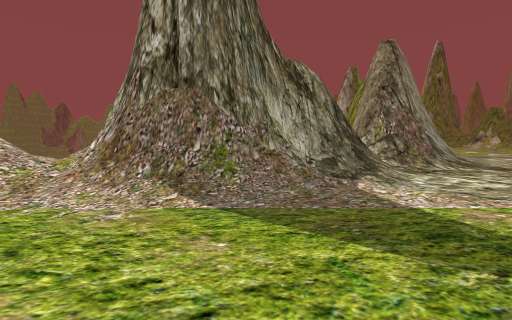
View 1 (above)

21 first-person views from a walk through a Unity game level. The camera is 1.2 m above the floor, tilts 4° down and sees 80° across. The floor is counted in squares, 2 m on a side. Each view is taken from the middle of a square. On the plan, view 1 faces up. The plan holds only what a view shows up to about 9 squares ahead; the rest is blank. The place goes on beyond the plan. Some surface patterns are stand-ins.

View 2
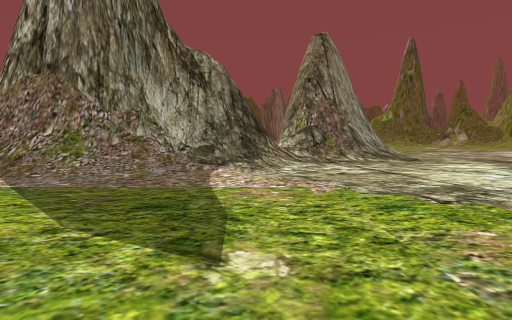

View 3
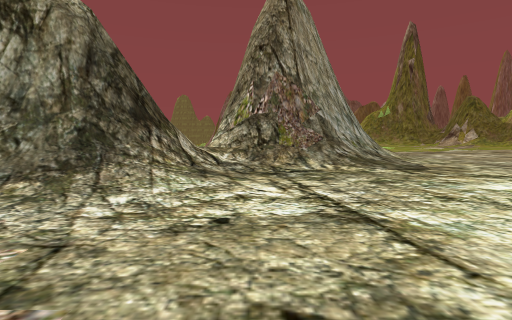

View 4
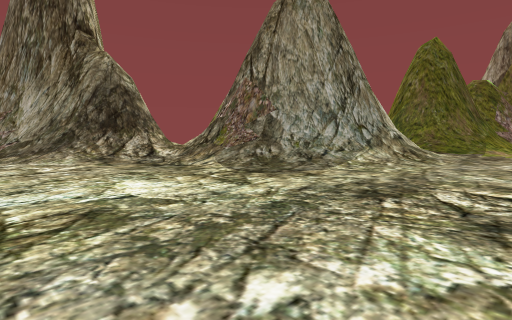

View 5
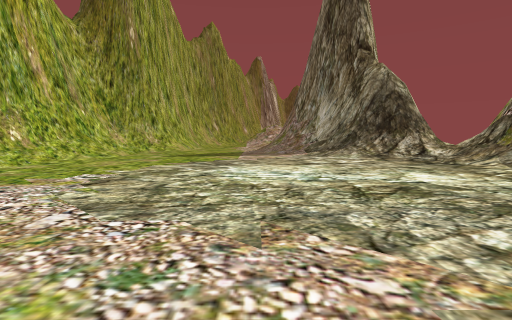

View 6
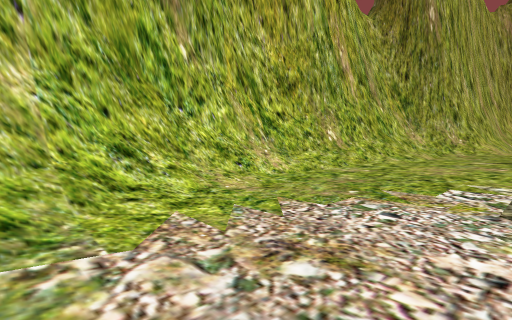

View 7
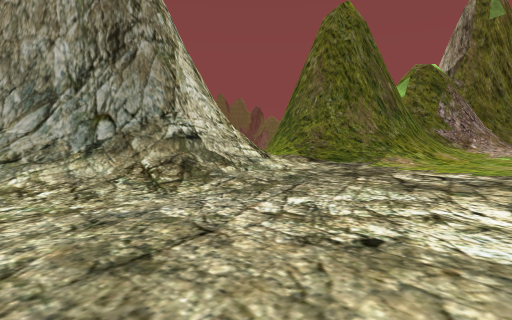

View 8
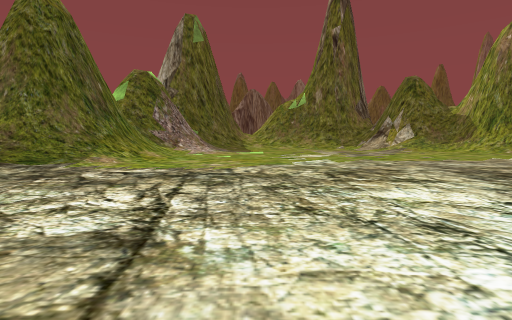

View 9
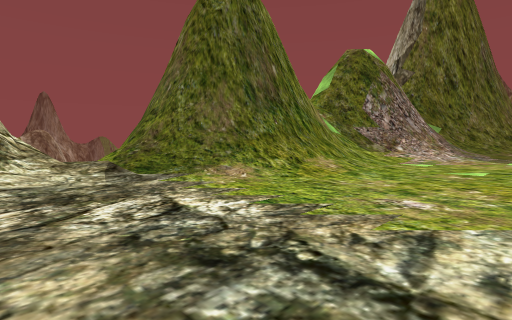

View 10
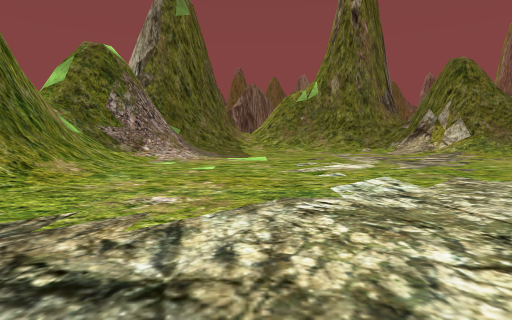

View 11
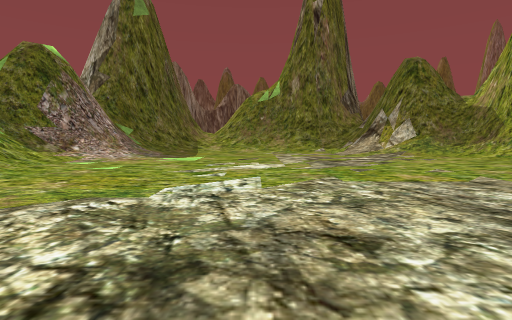

View 12
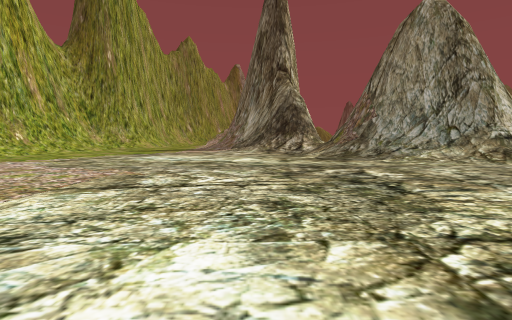

View 13
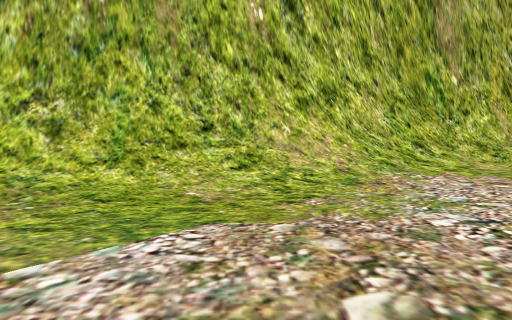

View 14
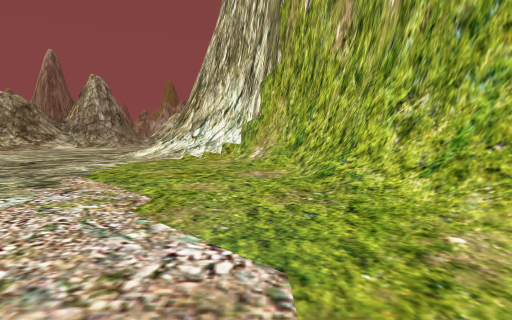

View 15
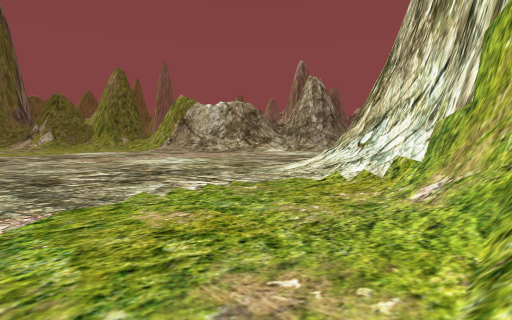

View 16
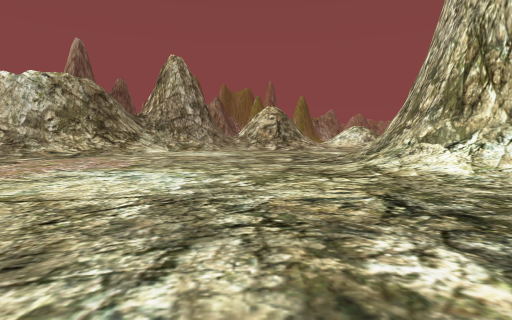

View 17
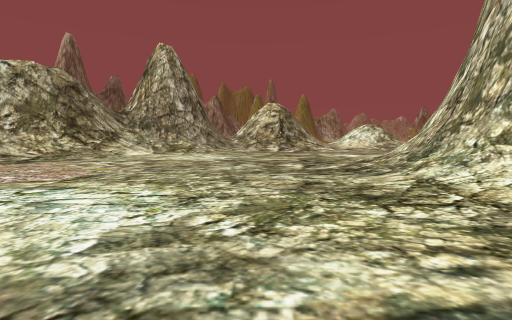

View 18
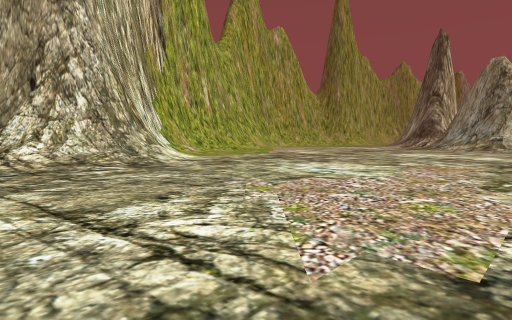

View 19
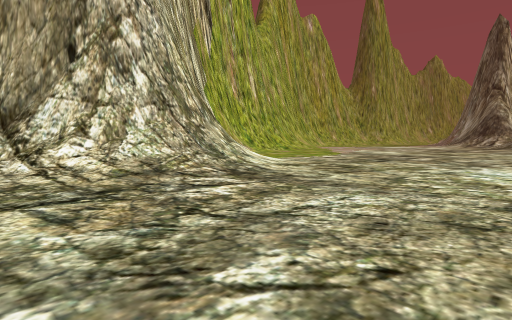

View 20
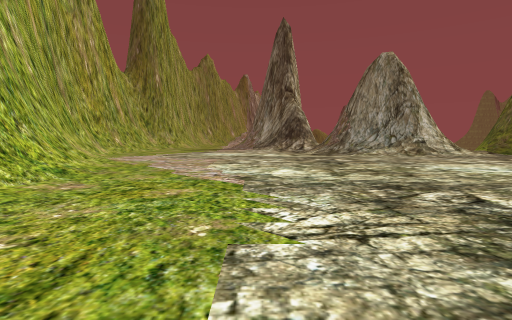

View 21
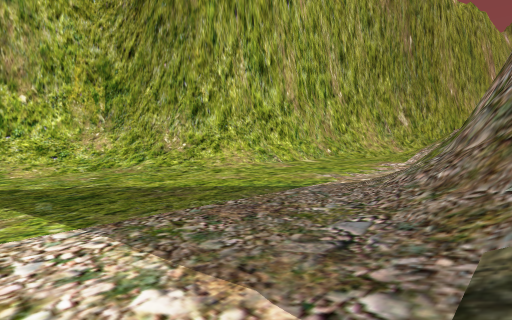

### Floor plan
Key: @ floor where view 1 was taken; # wall or solid block; . floor; / step, stairs or slope; = window, fence, low wall or low ledge.
Columns run from 6 left of view 1 to 29 right of it. Each row starts with its distance up from view 1.
 25               ###//........../
 24               ////............
 23                #=/...........
 22                ##/..........
 21                ##/..........
 20                ##/..........
 19              ###//.........
 18              ////.........      ..//
 17              #//.........     ...../
 16              ##//...................
 15               #//...................
 14               #//...... ............
 13              ##/....... ............
 12           ####//....................
 11           /##//.....................
 10          #///.......................
  9         ##/....................//...
  8   #   ###//..................///=//.
  7  /#####///.................../####//
  6  ///##//....................//#  ##
  5 ///////....................//##
  4 //.......................//###
  3  ....................///####
  2  .................///####
  1   ###//........../#####
  0    ###@////....//###
 -1      #############

Positions as (right, up) in squares from view 1, and headings:
1: (0, 0), facing up
2: (3, 0), facing up
3: (5, 4), facing up
4: (12, 6), facing up-left
5: (13, 5), facing left
6: (12, 3), facing down-left
7: (13, 12), facing up-left
8: (14, 12), facing up
9: (14, 16), facing up-left
10: (14, 16), facing up
11: (16, 16), facing up
12: (17, 8), facing left
13: (14, 6), facing down
14: (13, 4), facing right
15: (17, 3), facing up-right
16: (18, 11), facing right
17: (20, 11), facing right
18: (29, 17), facing down-left
19: (29, 13), facing down-left
20: (23, 7), facing left
21: (3, 7), facing down-left
